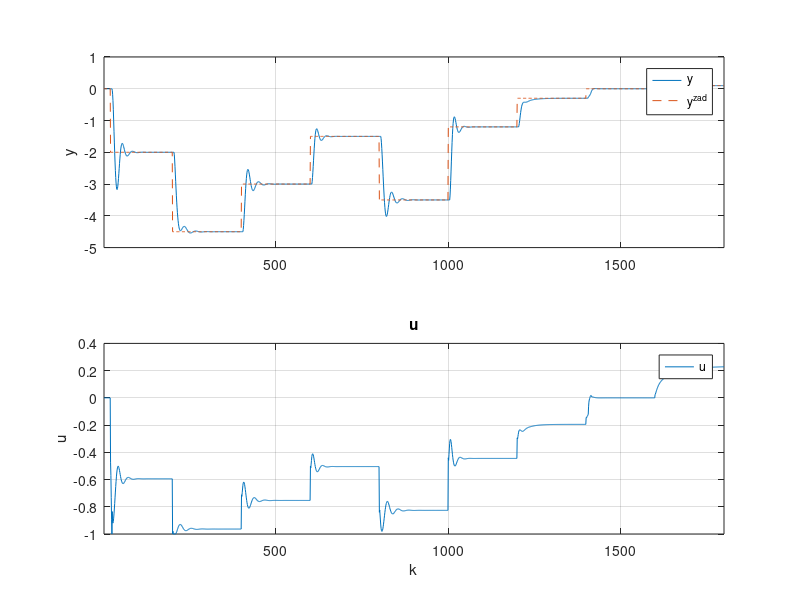

This chart was generated by the following MATLAB code: (Note: this script raises an error after producing the figure.)
addpath('../../../../../../matlab2tikz-master/src/');
outputFile = '../z5PID3.tex';

y = dlmread('y.csv','\t');
yzad = dlmread('y_zad.csv','\t');
%y2 = dlmread('y3.csv','\t');
%y3 = dlmread('y4.csv','\t');
%y4 = dlmread('y5.csv','\t');
u = dlmread('u.csv','\t');

%%z = dlmread('zad6_z_best_nie_licz_zakl.csv','\t');
x = 1:length(u);

figure(1);


subplot(2,1, 1);
hold on;
plot(x,y);
plot(x,yzad, '--');
%plot(x,y2);
%plot(x,y3);
%plot(x,y4);
xlim([min(x) max(x)]);
%title('y');
%xlabel('k');
ylabel('y');
legend('y','y^{zad}', 'Location', 'NorthEast');
%ylim([floor(min(y)) ceil(0.5+max(y))]);
grid on;
box on;

 subplot(2,1, 2);
 hold on;
 %stairs(x,u);
 plot(x,u);
 %plot(x,u1);
% plot(x,u2);
% plot(x,u3);
% plot(x,u4);
 xlim([min(x) max(x)]);
 title('u');
xlabel('k');
 ylabel('u');
 legend('u', 'Location', 'NorthEast');
 grid on;
 box on;

% subplot(3,1, 3);
% hold on;
% stairs(x,z);
% xlim([min(x) max(x)]);
% %title('z');
% xlabel('k');
% ylabel('z');
% legend('z', 'Location', 'NorthEast');
% grid on;
% box on;

% dwie linijki poni�ej zapewniaj� poprawne ustawienie wykresu w pdf-ie
% oraz pozwalaj� nazwa� wykres pod spodem
%beforeFigure = [sprintf('\\begin{figure}[H] \n\\centering')];
%afterFigure = [sprintf('\\caption{%s}\n\\end{figure}', title)];

matlab2tikz(outputFile, ...
    'showInfo', false, ...
    'encoding', 'UTF-8');
%    'extraCode', beforeFigure, ...
%    'extraCodeAtEnd', afterFigure);
hold off;
%close(1)
